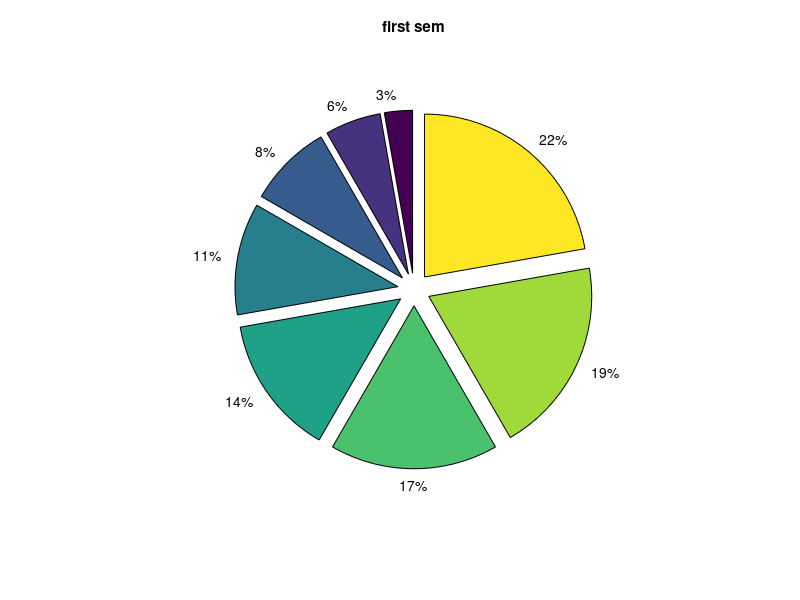

Recreate this plot in MATLAB.
%x=(1:50);
%x=-100:20:100;
%y=x.^2;
%z=x+y;
%y=5.^(tan(-log(x)));
%y=exp(pi*x);
%pl,o,t(x,y);
%x=linspace(-8,8,150);
%y=linspace(-8,8,150);
%[X,Y]=meshgrid(x,y);
%Z=(4-abs(X))+(4-abs(Y));//for pyramid
%Z=(X.^2)+(Y.^2);
%Z(Z<0)=NaN;
%surf(X,Y,Z)
x=(1:8);
y=[12,45,78,45,98,87,53,76];
%bar(x,y), xlabel('student'),ylabel('score'),
%title('first sem')//bar histogram
pie(x,y), xlabel('student'),ylabel('score'),
title('first sem')